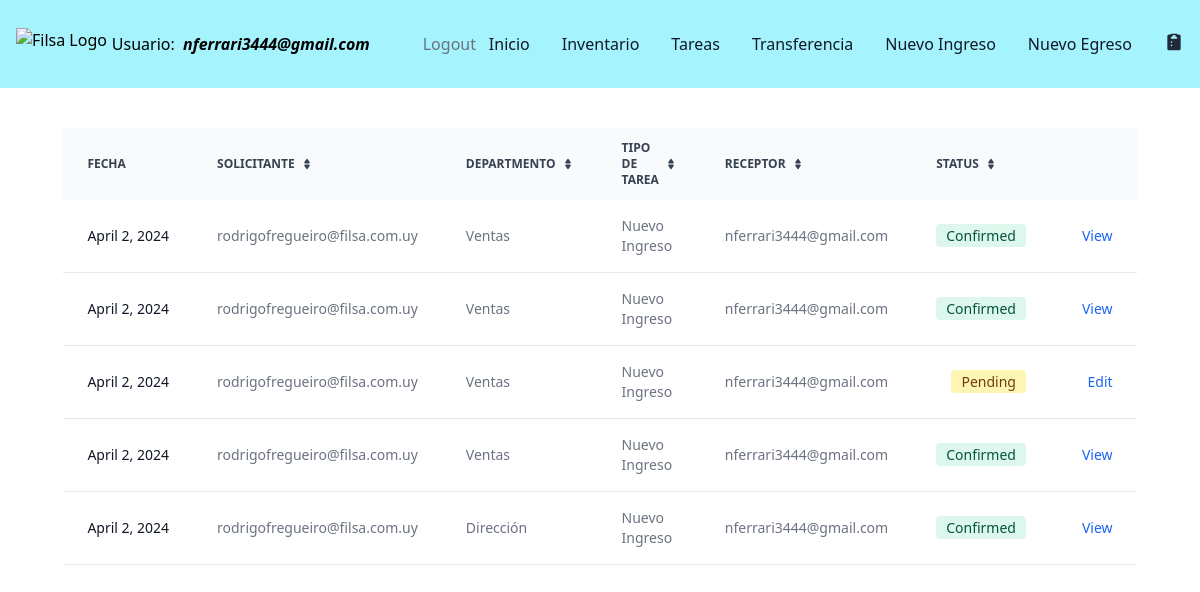
The page /tasks/ (signed in) on the database as committed earlier.
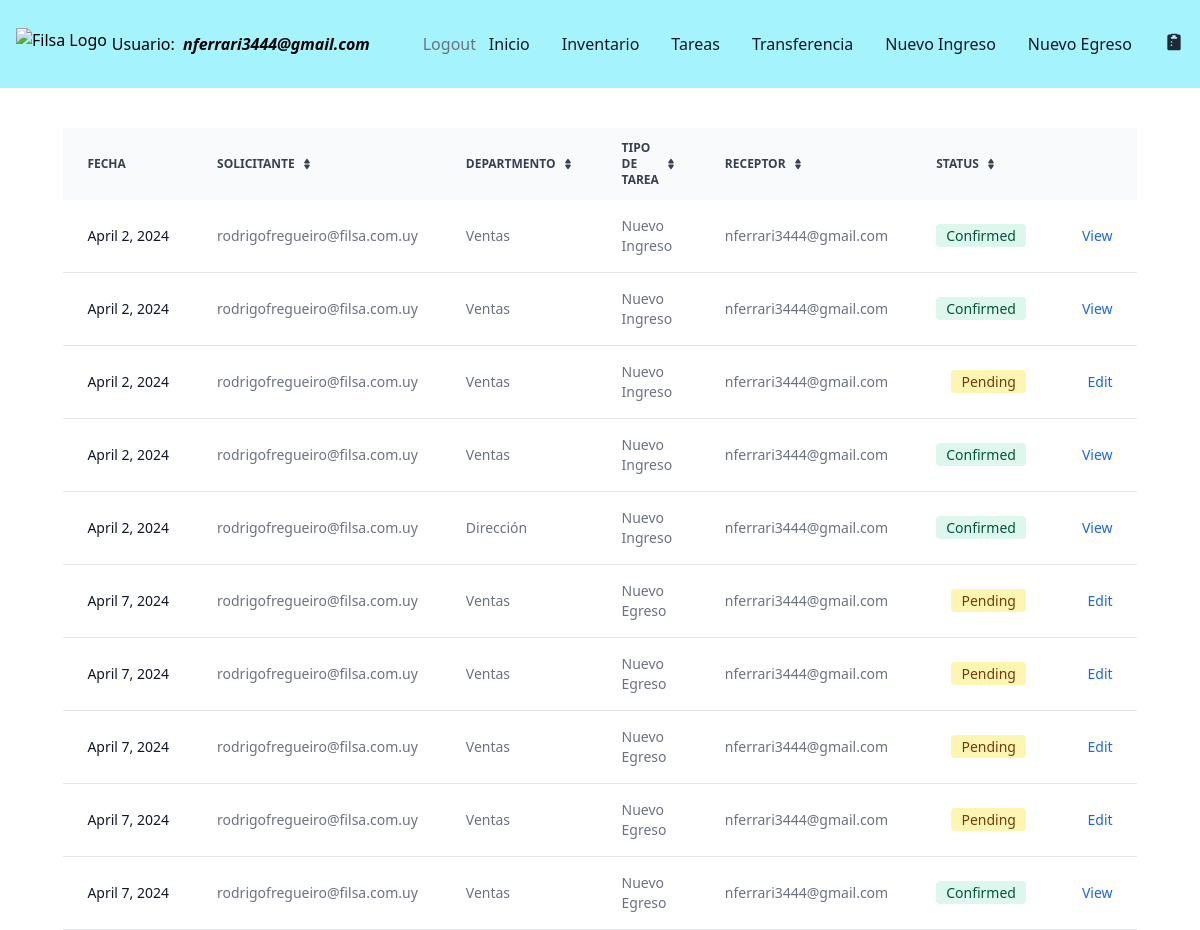
The same page on the database as committed later.
### filsa/models.py (models this page shows)
class CustomUser( AbstractBaseUser , PermissionsMixin ):
    ROLES = [('Operator', 'Operator'),
             ('Logistic','Logistic'),
             ('Supervisor','Supervisor')]
    DEPARTMENT = [('Ventas','Ventas'),
                ('Dirección', 'Dirección'),
                ('Administración', 'Administración'),
                ('Taller', 'Taller'),
                ('Logística','Logística')
                ]
    username = models.CharField(max_length=40)
    password = models.CharField(max_length=100)
    email = models.EmailField(max_length=40, blank=False, unique=True,
                              default='', error_messages =
                                {'required': 'Please provide your email address.',
                  'unique': 'An account with this email exist'},)
    departamento = models.CharField(max_length=30, choices = DEPARTMENT, default='Sales')
    role = models.CharField(max_length=40, choices=ROLES, blank=True, null=True)
    is_staff = models.BooleanField(default=False)
    is_superuser = models.BooleanField(default=False)
    is_active = models.BooleanField(default=True)
    USERNAME_FIELD = 'email'
    REQUIRED_FIELDS = ['username']
    objects = CustomUserManager()

class Tasks(models.Model):
    STATUS = [('Pending','Pending'),
              ('Confirmed','Confirmed')]
    DEPARTMENT = [('Ventas','Ventas'),
                ('Dirección', 'Dirección'),
                ('Administración', 'Administración'),
                 ('Encargado Servicio Técnico', 'Encargado Servicio Técnico'),
                ('Servicio Técnico', 'Servicio Técnico'),
                ('Logística','Logística')
                ]
    MOTIVOSINGRESO = [('Devolución Mercadería', 'Devolución Mercadería'),
                ('Importación', 'Importación'),
                 ('Compra en Plaza', 'Compra en Plaza'),
                 ('Armado Nuevo Producto', 'Armado Nuevo Producto' )]
    MOTIVOSEGRESO = [('Servicio Técnico', 'Servicio Técnico'),
                     ('Planta de Armado', 'Planta de Armado'),
                      ('Ventas', 'Ventas'),
                       ('Mantenimiento', 'Mantenimiento') ]
    task_id = models.AutoField(primary_key=True)
    receptor = models.ForeignKey(CustomUser, on_delete=models.CASCADE, related_name='receptor',  blank=True, null=True)
    issuer = models.ForeignKey(CustomUser, on_delete=models.CASCADE, related_name='issuer', blank=True, null=True)
    status = models.CharField(max_length=30, choices= STATUS, default='Pending')
    department = models.CharField(max_length=30, choices = DEPARTMENT, default='Sales')
    date = models.DateField(verbose_name=u"Fecha")
    deliveryDate = models.DateField(verbose_name=u"Fecha", default = '1970-01-01')
    motivoIngreso = models.CharField(max_length=30, choices = MOTIVOSINGRESO) # default='Transferencia Depósitos')
    motivoEgreso = models.CharField(max_length=30, choices = MOTIVOSEGRESO) #default='Transferencia Depósitos')
    warehouseProduct = models.ForeignKey(WarehousesProduct, on_delete= models.CASCADE, blank=True, null=True)
    actionType = models.CharField(max_length=20,  default='Inbound')
    observations = models.CharField(max_length=500, null=True, blank= True)

### filsa/views.py (the view)
# urls.py: path('tasks/', TaskListView.as_view() , name='tasks'),
class TaskListView(LoginRequiredMixin, generic.ListView):
    template_name = 'tasks.html'
    model = Tasks
    def get_queryset(self) -> QuerySet[Any]:
        user_is_staff = self.request.user.is_staff
        if user_is_staff:
            self.tasks = Tasks.objects.all() # , actionType='Nueva Solicitud')
            return self.tasks
        print('user is superuser', self.request.user.is_superuser)
        user_group = self.request.user.groups.values_list('name',flat = True)[0].strip()
        print('user_group', user_group)
        if user_group == 'Tecnico':
            tasks = ["Transferencia","Confirma Transferencia"]
        elif user_group == 'Comercial':
            tasks = ["Nuevo Egreso", "Confirma Egreso"]
        else:
            tasks = ["Transferencia","Confirma Transferencia", "Nuevo Ingreso", "Confirma Ingreso", "Nuevo Egreso", "Confirma Egreso"]
        self.tasks = Tasks.objects.filter(actionType__in = tasks) #filter(status='Pending') # , actionType='Nueva Solicitud')
        return self.tasks
    def get_context_data(self, **kwargs):
        context = super(TaskListView, self).get_context_data(**kwargs)
        context['tasks'] = self.tasks
        return context

### filsa/templates/tasks.html (shortened to what this page needs)
{% extends '_base.html' %}
{% load static %}
{% block content %}
<div class="w-full px-4 relative overflow-x-auto mt-10 sm:rounded-lg">
    <table class="py-8 px-4 mx-auto max-w-2xl lg:py-16 text-sm text-left rtl:text-right text-gray-500 dark:text-gray-400">
        <thead class="text-xs text-gray-700 uppercase bg-gray-50 dark:bg-gray-700 dark:text-gray-400">
            <tr>
                <th scope="col" class="px-6 py-3">
                    Fecha
                </th>
                <th scope="col" class="px-6 py-3">
                    <div class="flex items-center">
                        Solicitante
                        <a href="#"></a>
                    </div>
                </th>
                <th scope="col" class="px-6 py-3">
                    <div class="flex items-center">
                        Departmento
                        <a href="#"></a>
                    </div>
                </th>
                <th scope="col" class="px-6 py-3">
                    <div class="flex items-center">
                        Tipo de Tarea
                        <a href="#"></a>
                    </div>
                </th>
                <th scope="col" class="px-6 py-3">
                    <div class="flex items-center">
                        Receptor
                        <a href="#"></a>
                    </div>
                </th>
                <th scope="col" class="px-6 py-3">
                    <div class="flex items-center">
                        Status
                        <a href="#"></a>
                    </div>
                </th>
                <th scope="col" class="px-6 py-3">
                </th>
            </tr>
        </thead>
        <tbody>
            {% for task in tasks %}
            <tr class="bg-white border-b dark:bg-gray-800 dark:border-gray-700">
                <th scope="row" class="px-6 py-4 font-medium text-gray-900 whitespace-nowrap dark:text-white">
                    {{task.date}}
                </th>
                <td class="px-6 py-4">
                    {{task.issuer}}
                </td>
                <td class="px-6 py-4">
                    {{task.department}}
                </td>
                <td class="px-6 py-4">
                    {{task.actionType}}
                </td>
                <td class="px-6 py-4">
                    {{task.receptor}}
                </td>
                    {% if task.status == 'Pending' %}
                    <td class="px-6 py-4 text-right">
                        <span class="bg-yellow-100 text-yellow-800 text-sm font-medium me-2 px-2.5 py-0.5 rounded dark:bg-yellow-900 dark:text-yellow-300">{{task.status}}</span>
                    </td>
                    {% else %}
                    <td class="px-6 py-4 text-right">
                    <span class="bg-green-100 text-green-800 text-sm font-medium me-2 px-2.5 py-0.5 rounded dark:bg-green-900 dark:text-green-300">{{task.status}}</span>
                </td>
                {% endif %}
                {% if task.actionType == 'Nuevo Egreso' and task.status == 'Pending' %}
                <td class="px-6 py-4 text-right">
                    <a href="{% url 'outbounddelivery' requested_id=task.task_id %}"  class="font-medium text-blue-600 dark:text-blue-500 hover:underline">Edit</a>
                </td>
                {% elif task.actionType == 'Nuevo Egreso' and task.status == 'Confirmed' %}
                <td class="px-6 py-4 text-right">
                    <a href="{% url 'outboundconfirmed' requested_id=task.task_id %}"  class="font-medium text-blue-600 dark:text-blue-500 hover:underline">View</a>
                </td>
                {% elif task.actionType == 'Nuevo Ingreso' and task.status == 'Pending' %}
                <td class="px-6 py-4 text-right">
                    <a href="{% url 'inboundreception' requested_id=task.task_id %}"  class="font-medium text-blue-600 dark:text-blue-500 hover:underline">Edit</a>
                </td>
                {% elif task.actionType == 'Nuevo Ingreso' and task.status == 'Confirmed' %}
                <td class="px-6 py-4 text-right">
                    <a href="{% url 'inboundconfirmed' requested_id=task.task_id %}"  class="font-medium text-blue-600 dark:text-blue-500 hover:underline">View</a>
                </td>
                {% elif task.actionType == 'Transferencia' and task.status == 'Pending' %}
                <td class="px-6 py-4 text-right">
                    <a href="{% url 'transferreception' requested_id=task.task_id %}"  class="font-medium text-blue-600 dark:text-blue-500 hover:underline">Edit</a>
                </td>
                {% elif task.actionType == 'Transferencia' and task.status == 'Confirmed' %}
                <td class="px-6 py-4 text-right">
                    <a href="{% url 'transferconfirmed' requested_id=task.task_id %}"  class="font-medium text-blue-600 dark:text-blue-500 hover:underline">View</a>
                </td>
                 {% endif %}
            </tr>
            {% endfor %}
        </tbody>
    </table>
</div>
  {% endblock content %}

### filsa/templates/_base.html (shortened to what this page needs)
{% load compress %}
{% load static %}
{% load grouptag %}
<!DOCTYPE html>
<html lang="en">
<head>
<link rel="stylesheet" href="https://ajax.googleapis.com/ajax/libs/jqueryui/1.11.4/themes/smoothness/jquery-ui.css">
    {% compress css %}
 <link rel="stylesheet" href="{% static 'src/output.css' %}">
    {% endcompress %}
</head>
<nav class="sm:w-full bg-cyan-200 border-gray-200 dark:bg-gray-900">
    <div class="max-w-screen-xl flex flex-wrap items-center justify-between p-4">
      <a href="https://www.filsa.com.uy/" target="_blank" class="flex items-center space-x-3 rtl:space-x-reverse">
          <img src="https://filsa.s3.amazonaws.com/logo.jpg" class="h-8" alt="Filsa Logo" />
      </a>
      {% if user.is_authenticated %}
      <div class="flex text-black-400 items-center lg:mr-10 sm:mr-0 lm:mr-0">
        Usuario: &nbsp <i><strong>{{user.get_username}}</strong></i>
      </div>
      <a href="{% url 'logout' %}" class="py-4 px-2 text-gray-500 hover:text-green-500 transition duration-300">Logout</a>
      {% else %}
      <a href="{% url 'login' %}" class="py-4 px-2 text-gray-500 hover:text-green-500 transition duration-300">Login</a>
      {% endif %}
      <div class="hidden w-full md:block md:w-auto" id="navbar-default">
        <ul class="font-medium flex flex-col p-4 md:p-0 mt-4 border border-gray-100 rounded-lg md:flex-row md:space-x-8 rtl:space-x-reverse md:mt-0 md:border-0 dark:bg-gray-800 md:dark:bg-gray-900 dark:border-gray-700">
          <li>
            <a href="{% url 'home' %}" class="text-gray-900 rounded hover:bg-gray-100 md:border-0 md:hover:text-blue-700 md:p-0 dark:text-white md:dark:hover:text-blue-500 dark:hover:bg-gray-700 dark:hover:text-white md:dark:hover:bg-transparent">Inicio</a>
          </li>
          <li>
            <a href="{% url 'stock' %}" class="block py-2 px-3 text-gray-900 rounded hover:bg-gray-100 md:border-0 md:hover:text-blue-700 md:p-0 dark:text-white md:dark:hover:text-blue-500 dark:hover:bg-gray-700 dark:hover:text-white md:dark:hover:bg-transparent">Inventario</a>
          </li>
          <li>
            <a href="{% url 'tasks' %}" class="block py-2 px-3 text-gray-900 rounded hover:bg-gray-100 md:border-0 md:hover:text-blue-700 md:p-0 dark:text-white md:dark:hover:text-blue-500 dark:hover:bg-gray-700 dark:hover:text-white md:dark:hover:bg-transparent">Tareas</a>
          </li>
          <li>
            {% if user.groups.all.0.name.strip == "Administrador"  or user.groups.all.0.name.strip == "Supervisor"  or user.groups.all.0.name.strip == "Tecnico"   or user.groups.all.0.name.strip == "Logistica" %}
            <a href="{% url 'transfer' %}" class="block py-2 px-3 text-gray-900 rounded hover:bg-gray-100 md:border-0 md:hover:text-blue-700 md:p-0 dark:text-white md:dark:hover:text-blue-500 dark:hover:bg-gray-700 dark:hover:text-white md:dark:hover:bg-transparent">Transferencia</a>
            {% endif %}
          </li>
          <li>
          {% if user.groups.all.0.name.strip == "Administrador"  or user.groups.all.0.name.strip == "Supervisor" %}
            <a href="{% url 'inbound' %}" class="block py-2 px-3 text-gray-900 rounded hover:bg-gray-100 md:border-0 md:hover:text-blue-700 md:p-0 dark:text-white md:dark:hover:text-blue-500 dark:hover:bg-gray-700 dark:hover:text-white md:dark:hover:bg-transparent">Nuevo Ingreso</a>
           {% endif %}
          </li>
          <li>
            {% if user.groups.all.0.name.strip == "Administrador"  or user.groups.all.0.name.strip == "Supervisor" or user.groups.all.0.name.strip == "Comercial" %}
            <a href="{% url 'outboundorder' %}" class="block py-2 px-3 text-gray-900 rounded hover:bg-gray-100 md:border-0 md:hover:text-blue-700 md:p-0 dark:text-white md:dark:hover:text-blue-500 dark:hover:bg-gray-700 dark:hover:text-white md:dark:hover:bg-transparent">Nuevo Egreso</a>
            {% endif %}
          </li>
          <li>
            {% if user.groups.all.0.name.strip == "Administrador" %}
            <a href="{% url 'newcotization' %}" data-popover-target="popover-default" class="block py-2 px-3 text-gray-900 rounded hover:bg-gray-100 md:border-0 md:hover:text-blue-700 md:p-0 dark:text-white md:dark:hover:text-blue-500 dark:hover:bg-gray-700 dark:hover:text-white md:dark:hover:bg-transparent">
              </a>
            {% endif %}
        </li>
        </ul>
      </div>
    </div>
  </nav>
 {% block content %}
 {% endblock content %}
</body>
</html>

Rows that differ between the two databases and show on the page:
added Tasks: date "April 7, 2024", issuer "rodrigofregueiro@filsa.com.uy", department "Ventas", actionType "Nuevo Egreso", receptor "nferrari3444@gmail.com", status "Pending", shows "Edit"
added Tasks: date "April 7, 2024", issuer "rodrigofregueiro@filsa.com.uy", department "Ventas", actionType "Nuevo Egreso", receptor "nferrari3444@gmail.com", status "Pending", shows "Edit"
added Tasks: date "April 7, 2024", issuer "rodrigofregueiro@filsa.com.uy", department "Ventas", actionType "Nuevo Egreso", receptor "nferrari3444@gmail.com", status "Pending", shows "Edit"
added Tasks: date "April 7, 2024", issuer "rodrigofregueiro@filsa.com.uy", department "Ventas", actionType "Nuevo Egreso", receptor "nferrari3444@gmail.com", status "Pending", shows "Edit"
added Tasks: date "April 7, 2024", issuer "rodrigofregueiro@filsa.com.uy", department "Ventas", actionType "Nuevo Egreso", receptor "nferrari3444@gmail.com", status "Confirmed", shows "View"
